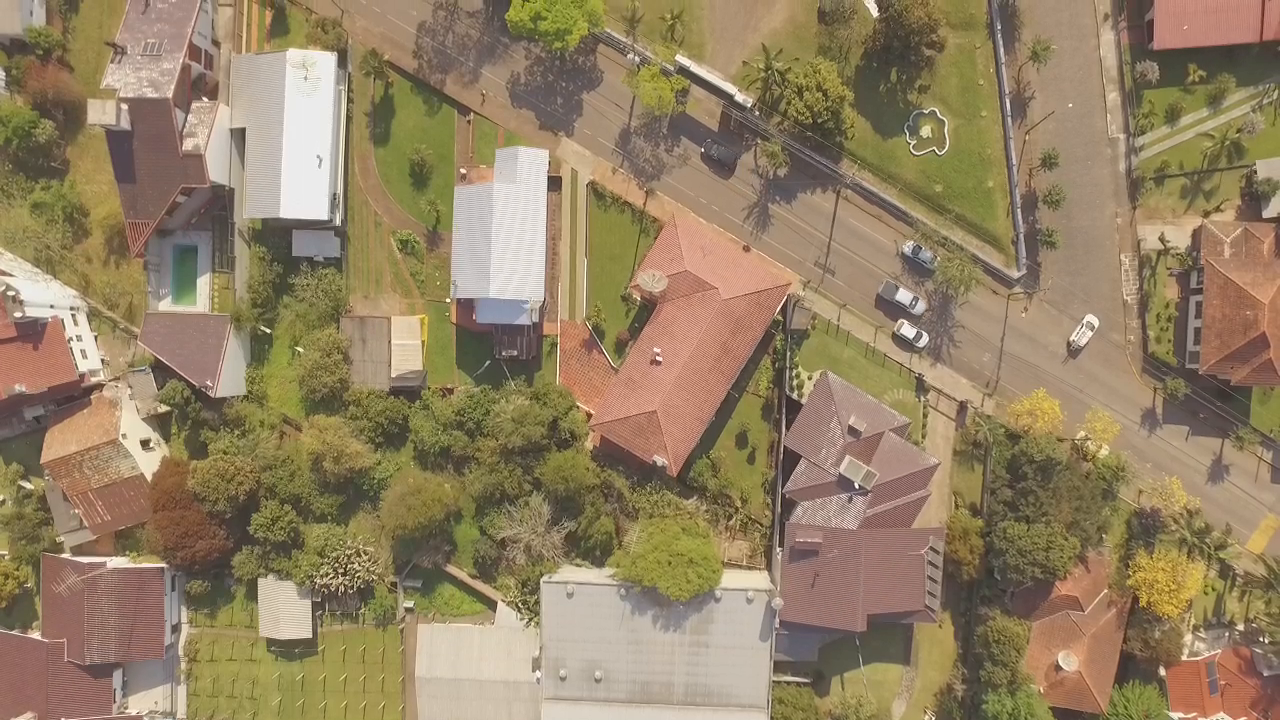
#> input picture Flight_1/image000075.png, 1280 x 720 px, found by its file name
$ jupyter execute --allow-errors testing_detectors_descriptors.ipynb   (shell and % lines are left out)
#> lines starting #> are read from the running program, lines starting #| are printed output that depends on the picture
[cell 1]
from google.colab import drive
drive.mount('/content/drive')

[cell 2]
path_map = "/content/drive/MyDrive/PYTHON_DIPLOMA/Maps/Maps/AdM-01-2014.png"
path_flight = "/content/drive/MyDrive/PYTHON_DIPLOMA/Flight_1/Flight 1/image000075.png"

[cell 3]
from google.colab.patches import cv2_imshow
import cv2
%cd LightGlue
from lightglue import LightGlue, SuperPoint, ALIKED, DISK, SIFT, match_pair
from lightglue.utils import load_image, rbd
from lightglue import viz2d
import torch
import matplotlib.pyplot as plt
import numpy as np
import torchvision.transforms as transforms

[cell 4]
def get_map_pic_2(mx, my, mdx, mdy):
  path_map = "/content/drive/MyDrive/PYTHON_DIPLOMA/Maps/Maps/AdM-01-2014.png"
  map = cv2.imread(path_map, cv2.IMREAD_UNCHANGED)
  map = map[int(mx):int(mx+mdx), int(my):int(my+mdy)]
  return map

[cell 5]
uav_2 = cv2.imread(path_flight, cv2.IMREAD_UNCHANGED)
#> uav_2 is the input picture: shape (720, 1280, 3); mean B, G, R 99.5, 129.3, 147.9
uav_2 = cv2.rotate(uav_2, cv2.ROTATE_90_COUNTERCLOCKWISE)
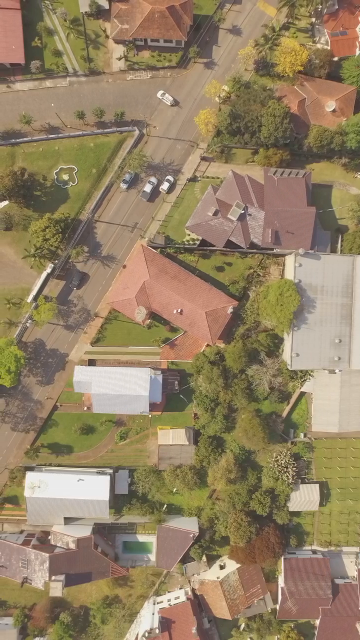
#> uav_2: shape (1280, 720, 3) (shown at 1/2 size); mean B, G, R 99.5, 129.3, 147.9
uav_2 = cv2.cvtColor(uav_2, cv2.COLOR_BGR2GRAY)
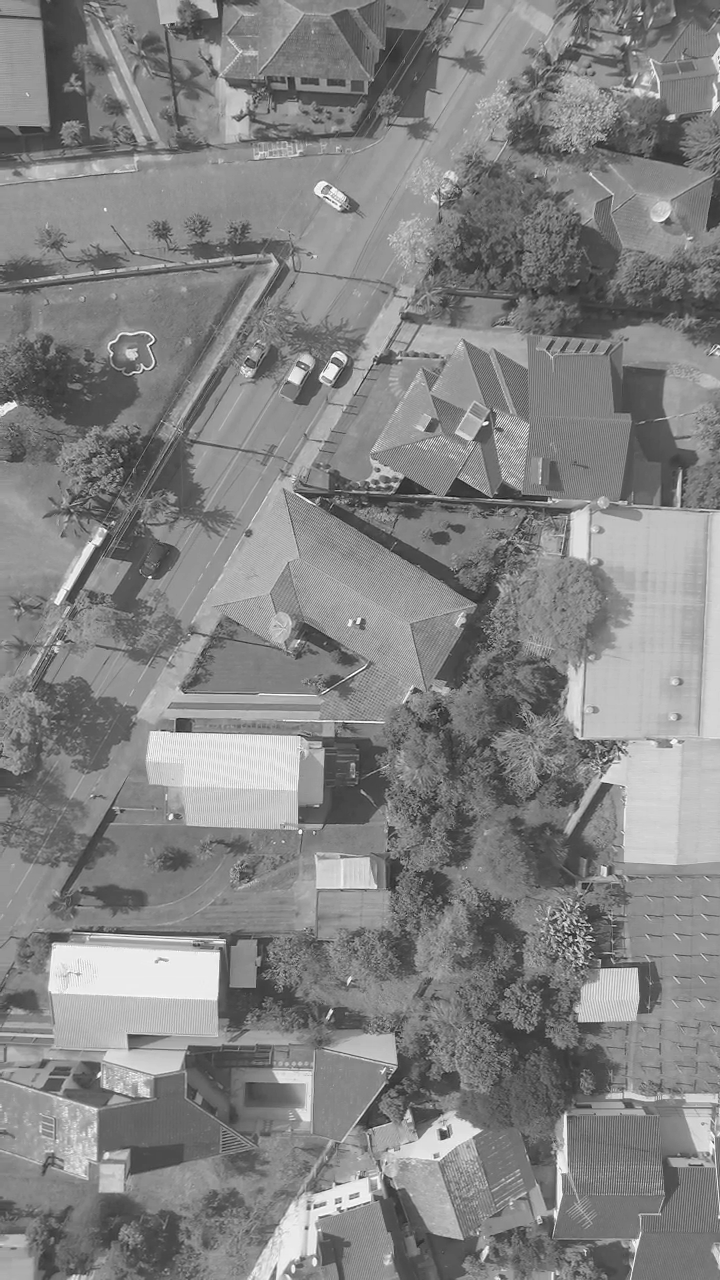
#> uav_2: shape (1280, 720); min 10, max 255, mean 131.5

# **SIFT**

[cell 6]
final_coords = []
#> (the rest of this cell did not finish here and is left out)

  image2 = cv2.imread(path_flight, cv2.IMREAD_GRAYSCALE)
  sift = cv2.SIFT_create()
  keypoints1, descriptors1 = sift.detectAndCompute(get_map_pic_2(1000*i, 1000*i, 4000/i, 4000/i), None)
  keypoints2, descriptors2 = sift.detectAndCompute(image2, None)
  matcher = cv2.BFMatcher()
  matches = matcher.knnMatch(descriptors1, descriptors2, k=2)
  good_matches = []
  for m, n in matches:
      if m.distance < 0.75 * n.distance:
          good_matches.append(m)

  src_points = np.float32([keypoints1[m.queryIdx].pt for m in good_matches]).reshape(-1, 1, 2)
  dst_points = np.float32([keypoints2[m.trainIdx].pt for m in good_matches]).reshape(-1, 1, 2)

  M, mask = cv2.findHomography(src_points, dst_points, cv2.RANSAC)

  scale = np.sqrt(np.linalg.det(M[:2, :2]))
  angle = np.arctan2(M[1, 0], M[0, 0]) * 180 / np.pi
  translation = M[:, 2]

  print("Scale:", scale)
  print("Rotation angle (degrees):", angle)
  print("Translation:", translation)

  height, width = image1.shape[:2]
  center = np.array([width / 2, height / 2, 1])

  transformed_center = np.dot(M, center)
  transformed_center /= transformed_center[2]
  final_coords.append((transformed_center[0]+1000*i, transformed_center[1]+1000*i))
  print("Transformed center:", final_coords)

[cell 7]
true_point = (2648, 2089)
distances = [np.linalg.norm(np.array(point) - np.array(true_point)) for point in final_coords]
print(distances)
sizes = [4000/i for i in np.arange(1.3, 1.9, 0.05)]
print(sizes)
plt.xlabel('Размер фото (pix)')
plt.ylabel('AED (pix)')
#> (the rest of this cell did not finish here and is left out)

# **ORB**

[cell 8]
final_coords = []
#> (the rest of this cell did not finish here and is left out)

  image2 = cv2.imread(path_flight, cv2.IMREAD_GRAYSCALE)
  orb = cv2.ORB_create()
  keypoints1, descriptors1 = orb.detectAndCompute(get_map_pic_2(1000*i, 1000*i, 4000/i, 4000/i), None)
  keypoints2, descriptors2 = orb.detectAndCompute(image2, None)
  matcher = cv2.BFMatcher(cv2.NORM_HAMMING, crossCheck=True)
  matches = matcher.match(descriptors1, descriptors2)
  good_matches = []
  for m in matches:
    if m.distance < 75:
        good_matches.append(m)

  src_points = np.float32([keypoints1[m.queryIdx].pt for m in good_matches]).reshape(-1, 1, 2)
  dst_points = np.float32([keypoints2[m.trainIdx].pt for m in good_matches]).reshape(-1, 1, 2)
  print(src_points)
  print(dst_points)
  M, mask = cv2.findHomography(src_points, dst_points, cv2.RANSAC)

  scale = np.sqrt(np.linalg.det(M[:2, :2]))
  angle = np.arctan2(M[1, 0], M[0, 0]) * 180 / np.pi
  translation = M[:, 2]

  print("Scale:", scale)
  print("Rotation angle (degrees):", angle)
  print("Translation:", translation)

  height, width = image1.shape[:2]
  center = np.array([width / 2, height / 2, 1])

  transformed_center = np.dot(M, center)
  transformed_center /= transformed_center[2]
  final_coords.append((transformed_center[0]+1000*i, transformed_center[1]+1000*i))
  print("Transformed center:", final_coords)

[cell 9]
true_point = (2648, 2089)
distances = [np.linalg.norm(np.array(point) - np.array(true_point)) for point in final_coords]
print(distances)
sizes = [4000/i for i in np.arange(1.3, 1.9, 0.05)]
plt.xlabel('Размер фото (pix)')
plt.ylabel('AED (pix)')
#> (the rest of this cell did not finish here and is left out)

# **FAST+BRIEF**

[cell 10]
final_coords = []
#> (the rest of this cell did not finish here and is left out)

  image2 = cv2.imread(path_flight, cv2.IMREAD_GRAYSCALE)
  fast = cv2.FastFeatureDetector_create()
  keypoints1 = fast.detect(image1, None)
  keypoints2 = fast.detect(image2, None)
  keypoints1, descriptors1 = brief.compute(image1, keypoints1)
  keypoints2, descriptors2 = brief.compute(image2, keypoints2)
  bf = cv2.BFMatcher()
  matches = bf.knnMatch(descriptors1, descriptors2, k=2)
  good_matches = []
  for m, n in matches:
      if m.distance < 0.75 * n.distance:
          good_matches.append(m)

  src_points = np.float32([keypoints1[m.queryIdx].pt for m in good_matches]).reshape(-1, 1, 2)
  dst_points = np.float32([keypoints2[m.trainIdx].pt for m in good_matches]).reshape(-1, 1, 2)
  M, mask = cv2.findHomography(src_points, dst_points, cv2.RANSAC)

  scale = np.sqrt(np.linalg.det(M[:2, :2]))
  angle = np.arctan2(M[1, 0], M[0, 0]) * 180 / np.pi
  translation = M[:, 2]

  print("Scale:", scale)
  print("Rotation angle (degrees):", angle)
  print("Translation:", translation)

  height, width = image1.shape[:2]
  center = np.array([width / 2, height / 2, 1])

  transformed_center = np.dot(M, center)
  transformed_center /= transformed_center[2]
  final_coords.append((transformed_center[0]+1000*i, transformed_center[1]+1000*i))
  print("Transformed center:", final_coords)

[cell 11]
true_point = (2648, 2089)
distances = [np.linalg.norm(np.array(point) - np.array(true_point)) for point in final_coords]
print(distances)
sizes = [4000/i for i in np.arange(1.3, 1.9, 0.05)]
plt.xlabel('Размер фото (pix)')
plt.ylabel('AED (pix)')
#> (the rest of this cell did not finish here and is left out)

# **FAST+SIFT**

[cell 12]
final_coords = []
#> (the rest of this cell did not finish here and is left out)

  image2 = cv2.imread(path_flight, cv2.IMREAD_GRAYSCALE)
  fast = cv2.FastFeatureDetector_create()
  keypoints1 = fast.detect(image1, None)
  keypoints2 = fast.detect(image2, None)
  keypoints1, descriptors1 = sift.compute(image1, keypoints1)
  keypoints2, descriptors2 = sift.compute(image2, keypoints2)
  bf = cv2.BFMatcher()
  matches = bf.knnMatch(descriptors1, descriptors2, k=2)
  good_matches = []
  for m, n in matches:
      if m.distance < 0.75 * n.distance:
          good_matches.append(m)

  src_points = np.float32([keypoints1[m.queryIdx].pt for m in good_matches]).reshape(-1, 1, 2)
  dst_points = np.float32([keypoints2[m.trainIdx].pt for m in good_matches]).reshape(-1, 1, 2)
  M, mask = cv2.findHomography(src_points, dst_points, cv2.RANSAC)

  scale = np.sqrt(np.linalg.det(M[:2, :2]))
  angle = np.arctan2(M[1, 0], M[0, 0]) * 180 / np.pi
  translation = M[:, 2]

  print("Scale:", scale)
  print("Rotation angle (degrees):", angle)
  print("Translation:", translation)

  height, width = image1.shape[:2]
  center = np.array([width / 2, height / 2, 1])

  transformed_center = np.dot(M, center)
  transformed_center /= transformed_center[2]
  final_coords.append((transformed_center[0]+1000*i, transformed_center[1]+1000*i))
  print("Transformed center:", final_coords)

[cell 13]
true_point = (2648, 2089)
final_coords = [(1748.4893794646239, 1478.8790219908367), (1629.673686973992, 1412.2153311348732), (1679.7770728733587, 1462.35135607735), (1702.7838066791269, 1674.009236370458), (1779.589909684702, 1562.1051052624246), (1829.2889571520634, 1611.7091416813998), (1878.836964245516, 1661.1144541128833), (1928.2572022919344, 1710.3516606674555), (1954.9633797536653, 1923.5277357413545)]
distances = [np.linalg.norm(np.array(point) - np.array(true_point)) for point in final_coords]
print(distances)
sizes = [4000/i for i in np.arange(1.3, 1.9, 0.05)]
plt.xlabel('Размер фото (pix)')
plt.ylabel('AED (pix)')
#> (the rest of this cell did not finish here and is left out)

# **STAR+SIFT**

[cell 14]
star = cv2.xfeatures2d.StarDetector_create()
kp_uav = star.detect(uav_2, None)
#> kp_uav = 687 keypoints; strongest (x, y, size): (330, 371, 12), (296, 375, 12), (330, 1012, 4), (358, 620, 4)
sift = cv2.SIFT_create()
kp_uav, des_uav = sift.compute(uav_2, kp_uav)
final_coords = []
#> (the rest of this cell did not finish here and is left out)

$ run again, with Flight_1/image000048.png copied over Flight_1/image000075.png
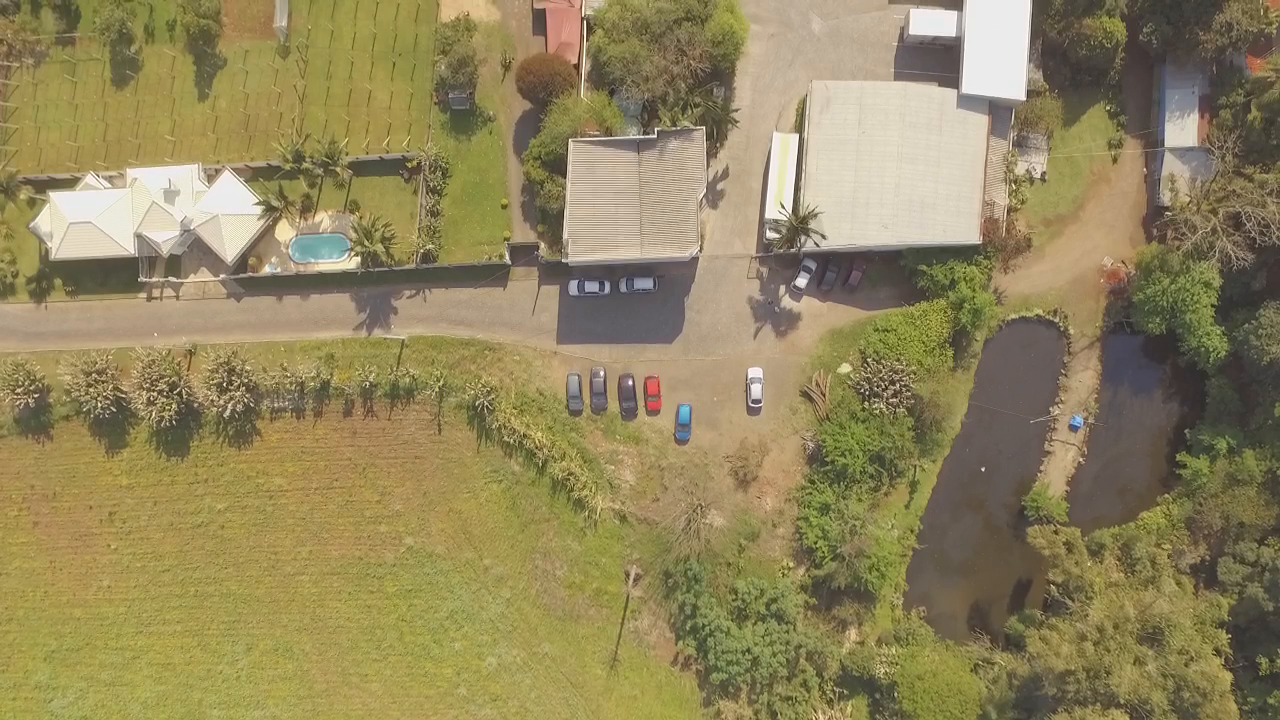
#> input picture Flight_1/image000048.png, 1280 x 720 px, found by its file name
#> uav_2 is the input picture: shape (720, 1280, 3); mean B, G, R 92.9, 133.6, 145.8
#> `uav_2 = cv2.rotate(uav_2, cv2.ROTATE_90_COUNTERCLOCKWISE)`:
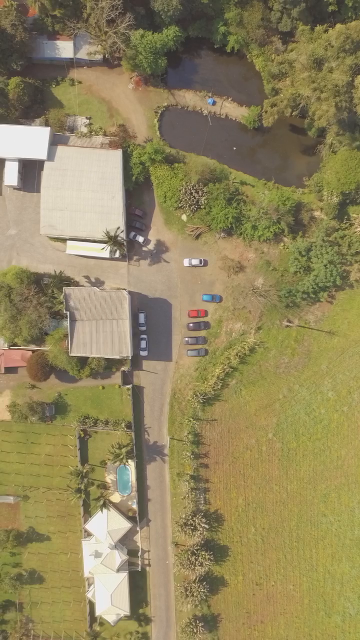
#> uav_2: shape (1280, 720, 3) (shown at 1/2 size); mean B, G, R 92.9, 133.6, 145.8
#> `uav_2 = cv2.cvtColor(uav_2, cv2.COLOR_BGR2GRAY)`:
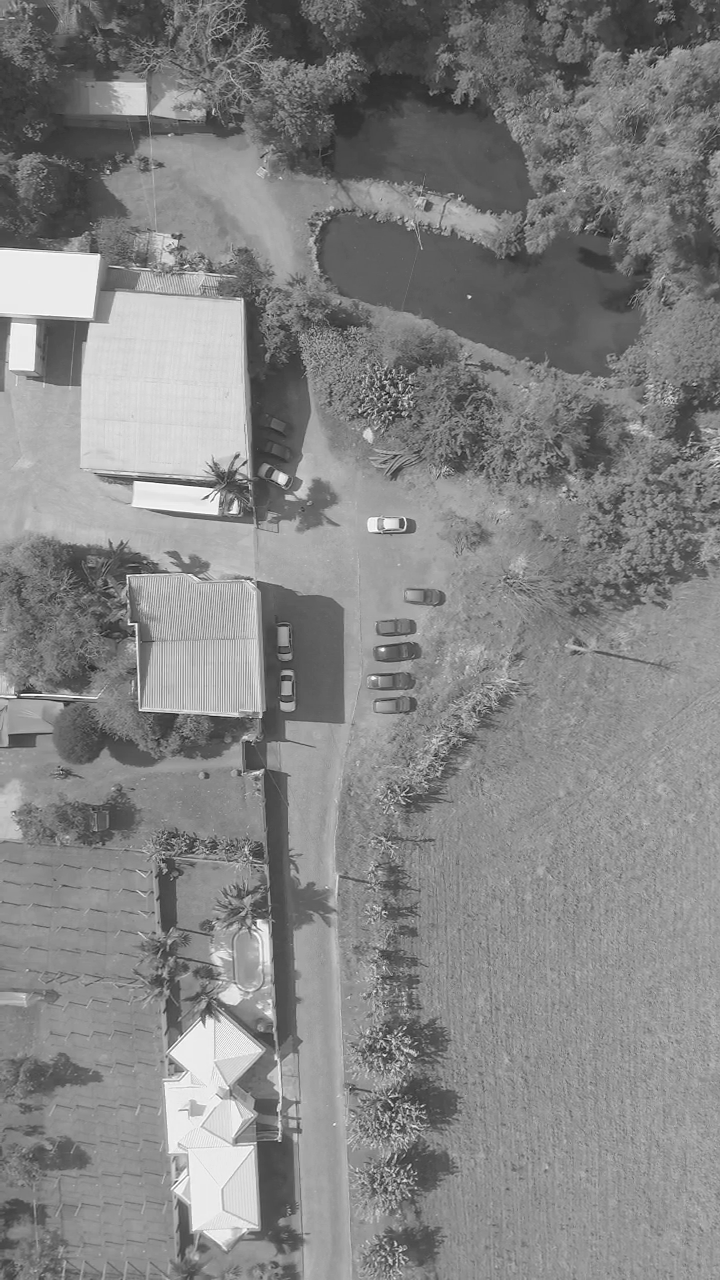
#> uav_2: shape (1280, 720); min 23, max 255, mean 132.6
#> kp_uav = 490 keypoints; strongest (x, y, size): (282, 478, 8), (129, 98, 32), (234, 509, 6), (382, 649, 4)

$ run again, with Flight_1/image000050.png copied over Flight_1/image000075.png
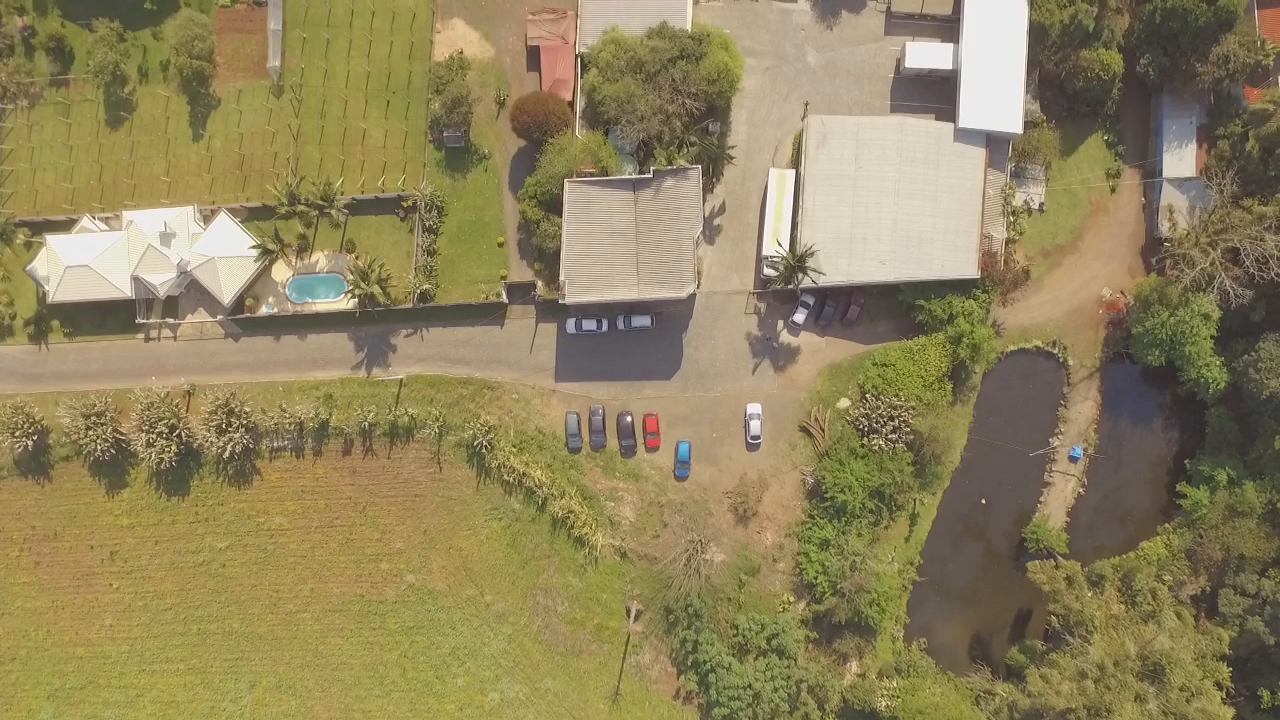
#> input picture Flight_1/image000050.png, 1280 x 720 px, found by its file name
#> uav_2 is the input picture: shape (720, 1280, 3); mean B, G, R 92.6, 131.4, 144.3
#> `uav_2 = cv2.rotate(uav_2, cv2.ROTATE_90_COUNTERCLOCKWISE)`:
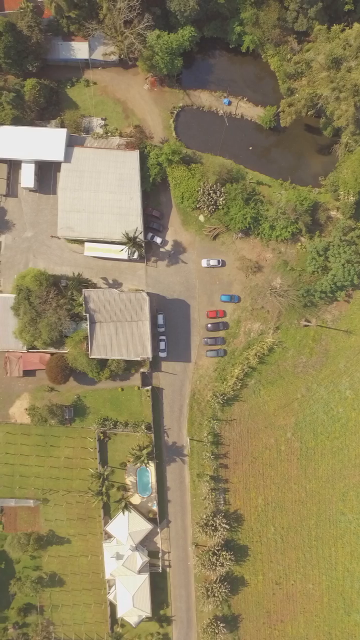
#> uav_2: shape (1280, 720, 3) (shown at 1/2 size); mean B, G, R 92.6, 131.4, 144.3
#> `uav_2 = cv2.cvtColor(uav_2, cv2.COLOR_BGR2GRAY)`:
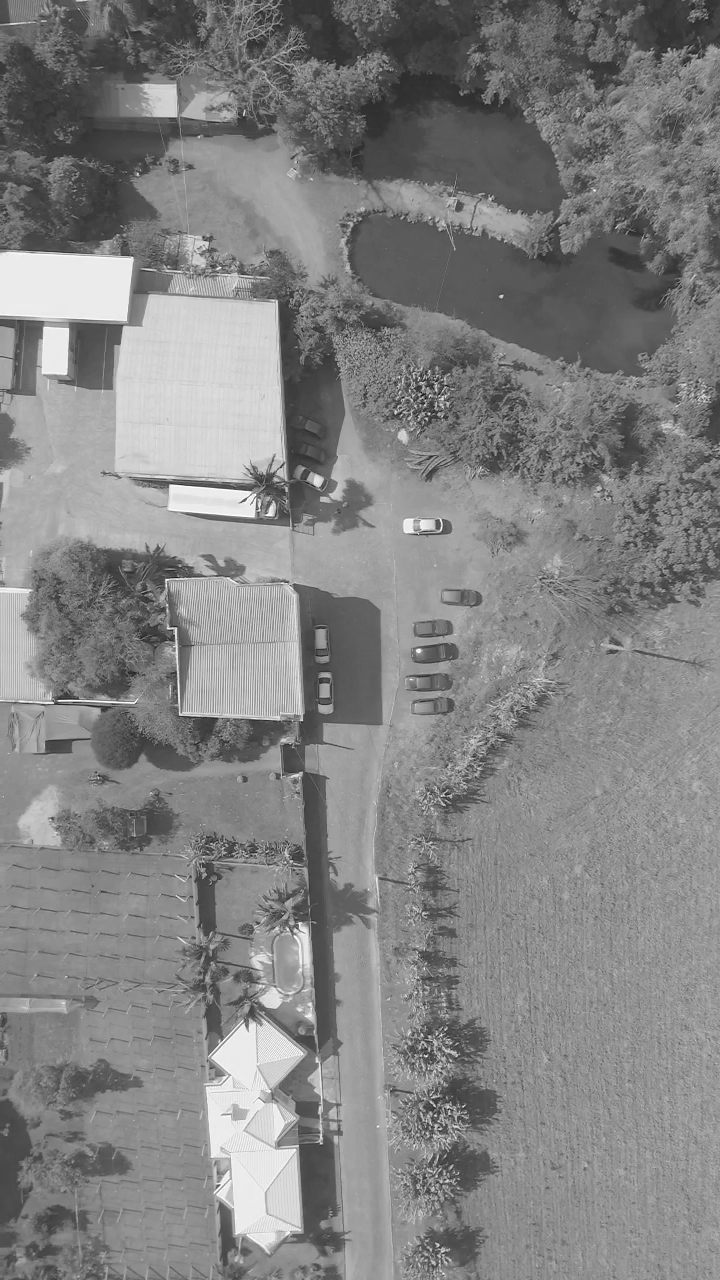
#> uav_2: shape (1280, 720); min 8, max 255, mean 130.8
#> kp_uav = 493 keypoints; strongest (x, y, size): (317, 480, 8), (418, 651, 4), (160, 100, 32), (271, 512, 6)
